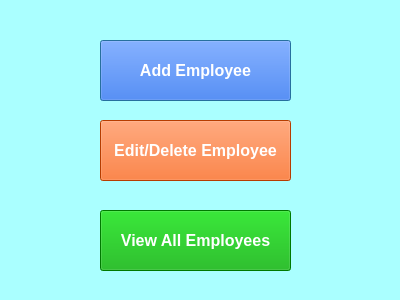
<?xml version="1.0" encoding="UTF-8"?>
<ui version="4.0">
 <class>SecDialog</class>
 <widget class="QDialog" name="SecDialog">
  <property name="geometry">
   <rect>
    <x>0</x>
    <y>0</y>
    <width>400</width>
    <height>300</height>
   </rect>
  </property>
  <property name="windowTitle">
   <string>Dialog</string>
  </property>
  <property name="styleSheet">
   <string notr="true">#SecDialog
{
background:rgb(170, 255, 255);
}</string>
  </property>
  <widget class="QPushButton" name="pushButton_addemp">
   <property name="geometry">
    <rect>
     <x>100</x>
     <y>40</y>
     <width>191</width>
     <height>61</height>
    </rect>
   </property>
   <property name="font">
    <font>
     <pointsize>12</pointsize>
     <weight>75</weight>
     <bold>true</bold>
    </font>
   </property>
   <property name="styleSheet">
    <string notr="true">#pushButton_addemp{
background:rgb(0, 85, 255);
color:rgb(255, 255, 255);
}</string>
   </property>
   <property name="text">
    <string>Add Employee</string>
   </property>
  </widget>
  <widget class="QPushButton" name="pushButton_editdel">
   <property name="geometry">
    <rect>
     <x>100</x>
     <y>120</y>
     <width>191</width>
     <height>61</height>
    </rect>
   </property>
   <property name="font">
    <font>
     <pointsize>12</pointsize>
     <weight>75</weight>
     <bold>true</bold>
    </font>
   </property>
   <property name="styleSheet">
    <string notr="true">#pushButton_editdel{

background:rgb(255, 85, 0);
color:rgb(255, 255, 255);
}</string>
   </property>
   <property name="text">
    <string>Edit/Delete Employee</string>
   </property>
  </widget>
  <widget class="QPushButton" name="pushButton_viewemp">
   <property name="geometry">
    <rect>
     <x>100</x>
     <y>210</y>
     <width>191</width>
     <height>61</height>
    </rect>
   </property>
   <property name="font">
    <font>
     <pointsize>12</pointsize>
     <weight>75</weight>
     <bold>true</bold>
    </font>
   </property>
   <property name="styleSheet">
    <string notr="true">#pushButton_viewemp
{

background:rgb(0, 170, 0);
color:rgb(255, 255, 255);
}</string>
   </property>
   <property name="text">
    <string>View All Employees</string>
   </property>
  </widget>
 </widget>
 <resources/>
 <connections/>
</ui>
